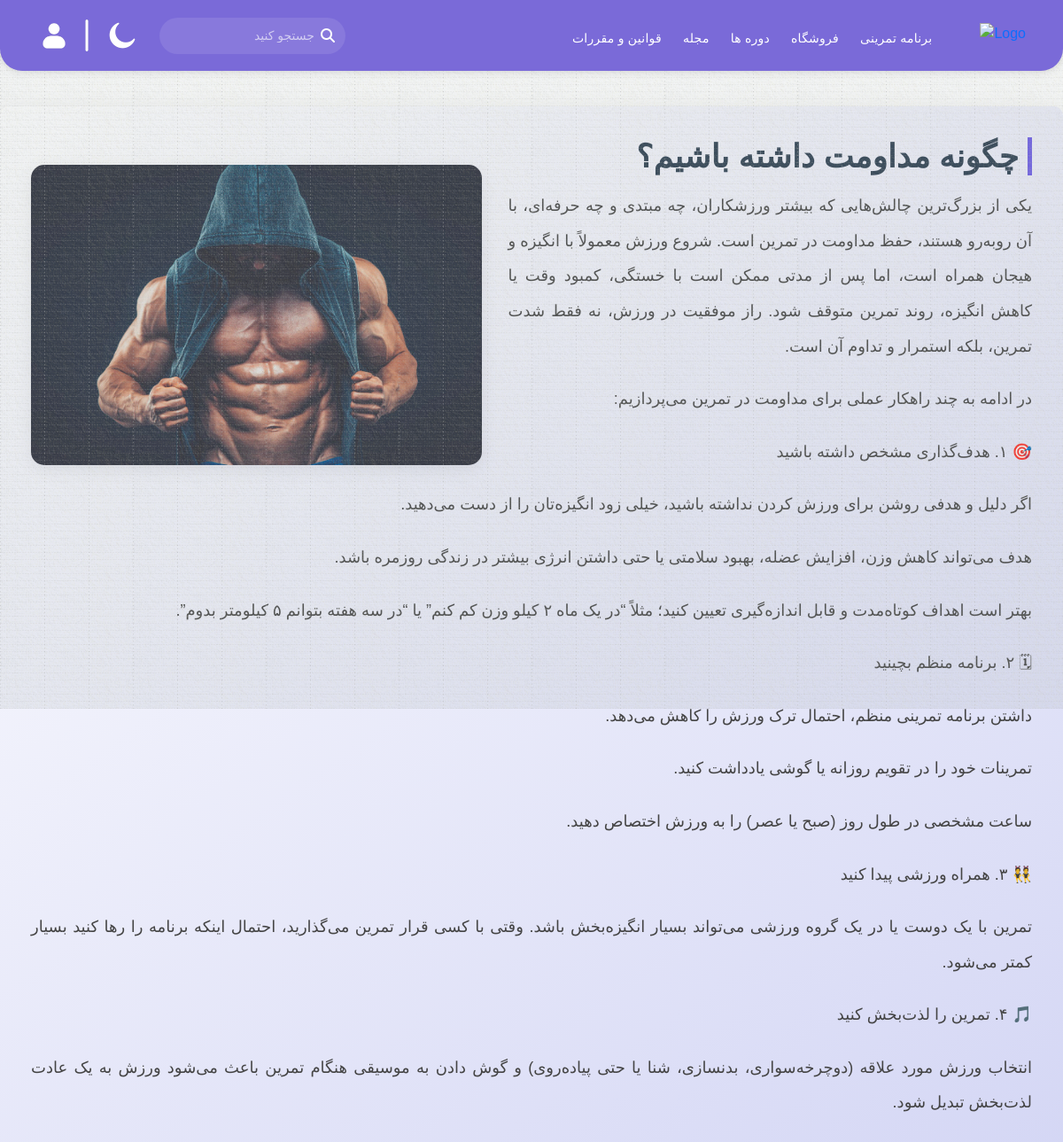
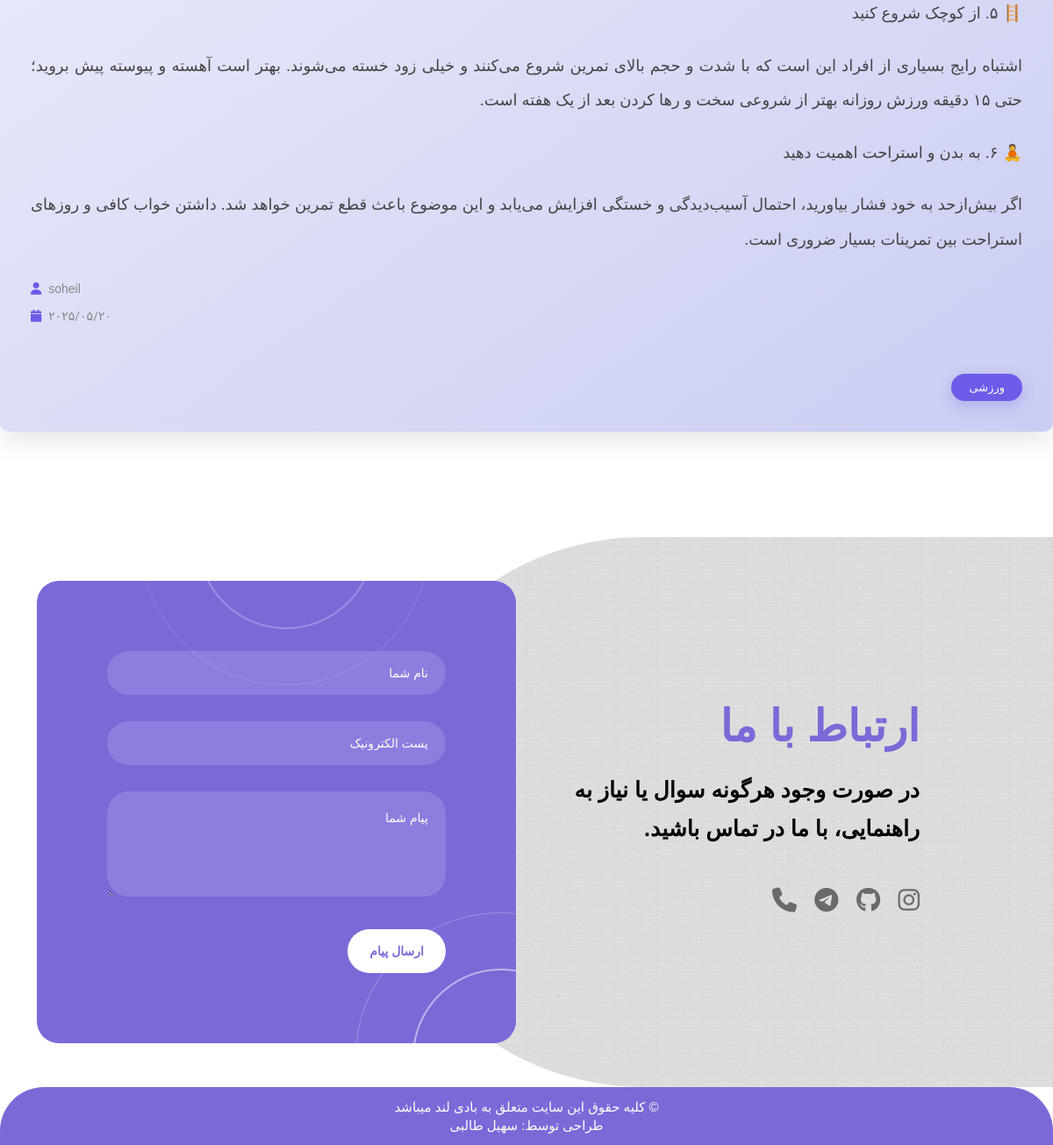
/home/1, run on the app's committed database (2 pictures, top to bottom).
### blog/models.py (models this page shows, shortened)
class Post(models.Model):
    CATEGORY_TYPE = (
        ('sport', 'ورزشی'),
        ('Diet', 'رژیم غذایی'),
        ('tools', 'ابزار ورزشی'),
    )
    STATUS = (
        ("draft",'Draft'),
        ("published",'Published'),
    )
    author = models.ForeignKey(User, on_delete=models.CASCADE, related_name="blog_posts")
    slug = models.SlugField(max_length=250, unique_for_date="published_at")
    title = models.CharField(max_length=250)
    body = models.TextField()
    created_at = models.DateTimeField(auto_now_add=True)
    published_at = models.DateField(default=timezone.now)
    updated_at = models.DateTimeField(auto_now=True)
    status = models.CharField(max_length=10,choices=STATUS,default='draft')
    image = models.ImageField(upload_to='image/', null=True, blank=True)
    video = models.FileField(upload_to='video/', null=True, blank=True)
    category = models.CharField(max_length=20, choices=CATEGORY_TYPE,default='sport')
    class Meta:
        ordering = ('published_at',)

### blog/views.py (the view)
# urls.py: path("<int:id>",views.blog_detail,name="blog_detail"),
def blog_detail(request,id):
    post = Post.objects.get(id=id)
    context = {
        "post": post
    }
    return render(request,"blog/blog_detail.html",context)

### bodyland/context_processors.py (called while the page is built)
def user_context(request):
    return {
        'is_logged_in': request.user.is_authenticated,
        'username': request.user.username if request.user.is_authenticated else ''
    }

### blog/templates/blog/blog_detail.html (shortened to what this page needs)
{% extends 'base.html' %}
{% load static %}
{% block body_class %}blog-detail-page{% endblock %}
{% block content %}
<div class="blog-detail-container">
    <img src="{{ post.image.url }}" alt="{{ post.title }}" class="blog-detail-image">
    <h1 class="blog-detail-title">{{ post.title }}</h1>
    <div class="blog-detail-body">
        {{ post.body|linebreaks }}
    </div>
    <div class="blog-detail-meta">
        <span><i class="fa fa-user"></i> {{ post.author }}</span>
        <span style="margin-right: 20px;"><i class="fa fa-calendar"></i> {{ post.published_at|date:"Y/m/d" }}</span>
    </div>
    <div class="blog-detail-category">
        {{ post.get_category_display }}
    </div>
</div>
{% endblock %}

### static/assets/css/style.css (style rules this page uses)
html, body, div, span, applet, object, iframe, h1, h2, h3, h4, h5, h6, p, blockquote, div pre, a, abbr, acronym, address, big, cite, code, del, dfn, em, font, img, ins, kbd, q, s, samp, small, strike, strong, sub, sup, tt, var, b, u, i, center, dl, dt, dd, ol, ul, li, figure, header, nav, section, article, aside, footer, figcaption { margin: 0; padding: 0; border: 0; outline: 0; font-family: 'yekan', sans-serif; }
* { box-sizing: border-box; }
html, body { font-family: 'Poppins', sans-serif; -ms-text-size-adjust: 100%; -webkit-font-smoothing: antialiased; -moz-osx-font-smoothing: grayscale; background-color: #ffffff; transition: background-color 0.5s ease, box-shadow 0.5s ease; background-color: transparent !important; }
body::before, .contact-us::before { content: ""; position: fixed; top: 0; left: 0; width: 100vw; height: 100vh; background-image: url("/static/assets/images/double-lined.png"); background-repeat: repeat; opacity: 0.9; z-index: 0; pointer-events: none; }
h1, h2, h3, h4, h5, h6 { color: #1e1e1e; margin-top: 0px; margin-bottom: 0px; font-weight: 700; }
p { font-size: 14px; line-height: 28px; color: #4a4a4a; }
img { width: 100%; overflow: hidden; }
html, body { font-family: 'Poppins', sans-serif; }
body { overflow-x: hidden; }

### blog/templates/blog/blog_detail.html (style rules this page uses)
.blog-detail-container { max-width: 1300px; margin: 120px auto; background: linear-gradient(145deg, #ffffff, #cacdf2ff); border-radius: 10px; box-shadow: 0 10px 30px rgba(0, 0, 0, 0.1); font-family: 'Vazirmatn', sans-serif; direction: rtl; text-align: right; padding: 35px; display: flow-root; }
.blog-detail-image { float: left; width: 45%; margin-right: 30px; margin-left: 0; margin-bottom: 15px; margin-top: 31px; border-radius: 15px; box-shadow: 0 5px 20px rgba(0,0,0,0.08); transition: transform 0.3s ease; }
.blog-detail-title { font-size: 36px; color: #2c3e50; margin-bottom: 15px; font-weight: 800; border-right: 5px solid #6c5ce7; padding-right: 10px; }
.blog-detail-body { font-size: 18px !important; line-height: 2.2; color: #444; text-align: justify; }
.blog-detail-body p { font-size: 18px; line-height: 2.2; color: #444; margin-bottom: 20px; }
.blog-detail-meta { display: flex; flex-direction: column; align-items: flex-end; margin-top: 25px; margin-bottom: 25px; font-size: 14px; color: #888; }
.blog-detail-meta span { display: flex; align-items: center; direction: ltr; margin-bottom: 10px; }
.blog-detail-meta span:last-child { margin-bottom: 0; }
.blog-detail-meta span i { color: #6c5ce7; margin-right: 8px; }
.blog-detail-category { display: inline-block; margin-top: 30px; background: #6c5ce7; color: #fff; padding: 6px 20px; border-radius: 50px; font-size: 13px; box-shadow: 0 5px 15px rgba(108, 92, 231, 0.3); transition: background 0.3s ease; }

### data on the page
Post: image (picture), title "چگونه مداومت داشته باشیم؟", body "یکی از بزرگ‌ترین چالش‌هایی که بیشتر ورزشکاران، چه مبتدی و چه حرفه‌ای، با آن روبه‌رو هستند، حفظ مداومت در تمرین است. شروع ورزش معمولاً با انگیزه و هیجان همراه است، اما پس از مدتی ممکن است با خستگی، کمبود وقت یا کاهش انگیزه، روند تمرین متوقف شود. راز موفقیت در ورزش، نه فقط شدت تمرین، بلکه استمرار و تداوم آن است. در ادامه به چند راهکار عملی برای مداومت در تمرین می‌پردازیم: 🎯 ۱. هدف‌گذاری مشخص داشته باشید اگر دلیل و هدفی روشن برای ورزش کردن نداشته باشید، خیلی زود انگیزه‌تان را از دست می‌دهید. هدف می‌تواند کاهش وزن، افزایش عضله، بهبود سلامتی یا حتی داشتن انرژی بیشتر در زندگی روزمره باشد. بهتر است اهداف کوتاه‌مدت و قابل اندازه‌گیری تعیین کنید؛ مثلاً “در یک ماه ۲ کیلو وزن کم کنم” یا “در سه هفته…", author "soheil", category "ورزشی"
